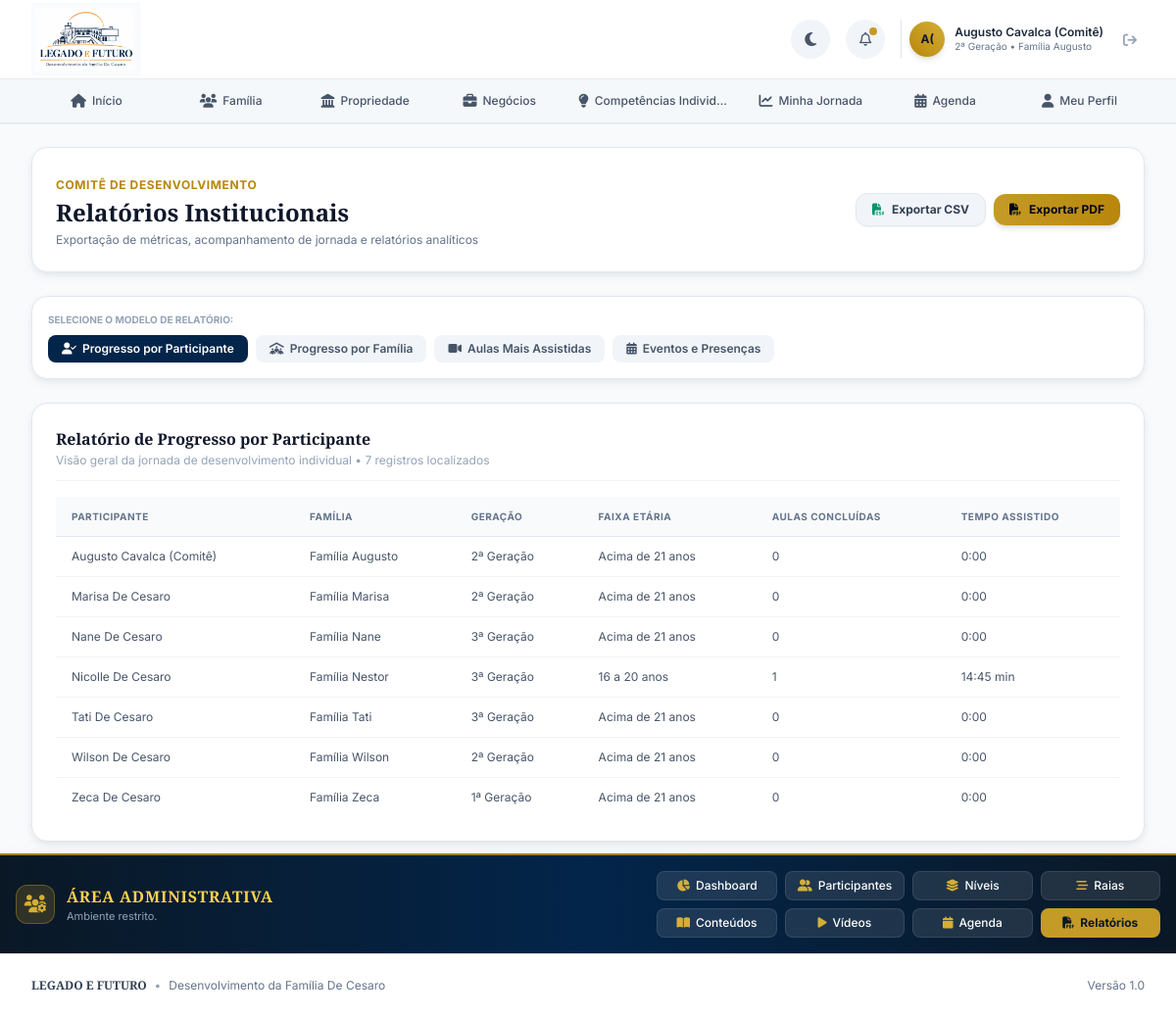
Page /admin/relatorios (signed in) on the committed database.
### tables this page shows
CREATE TABLE IF NOT EXISTS `ctdesenvolvimento_decesaro_usuario` (
  `id` INT UNSIGNED NOT NULL AUTO_INCREMENT,
  `nome` VARCHAR(150) NOT NULL,
  `email` VARCHAR(191) NOT NULL,
  `senha` VARCHAR(255) NOT NULL,
  `data_nascimento` DATE NOT NULL,
  `tipo` ENUM('Normal', 'Admin') NOT NULL DEFAULT 'Normal',
  `familia` ENUM('Nestor', 'Zeca', 'Augusto', 'Wilson', 'Marisa', 'Nane', 'Tati') NOT NULL,
  `geracao` VARCHAR(50) NOT NULL,
  `foto` VARCHAR(255) NULL,
  `status` ENUM('Ativo', 'Inativo') NOT NULL DEFAULT 'Ativo',
  `criado_em` DATETIME NOT NULL DEFAULT CURRENT_TIMESTAMP,
  `atualizado_em` DATETIME NOT NULL DEFAULT CURRENT_TIMESTAMP ON UPDATE CURRENT_TIMESTAMP,
  PRIMARY KEY (`id`),
  UNIQUE KEY `uk_usuario_email` (`email`),
  KEY `ix_usuario_tipo_status` (`tipo`, `status`),
  KEY `ix_usuario_familia` (`familia`),
  KEY `ix_usuario_geracao` (`geracao`)
);

### app/Views/layouts/main.php (the view, shortened to what the rows shown need)
<!DOCTYPE html>
<html lang="pt-BR"
  class="h-full <?= ($isDarkTheme ?? (($_COOKIE['decesaro_theme'] ?? '') === 'escuro')) ? 'dark' : '' ?>">
<head>
  <script src="https://cdn.tailwindcss.com"></script>
  <link rel="stylesheet" href="https://cdnjs.cloudflare.com/ajax/libs/font-awesome/6.5.1/css/all.min.css">
  <link href="https://cdn.jsdelivr.net/npm/select2@4.1.0-rc.0/dist/css/select2.min.css" rel="stylesheet" />
  <link rel="stylesheet"
    href="/desenvolvimento/assets/css/app.css?v=<?= filemtime(BASE_PATH . '/public/assets/css/app.css') ?>">
</head>
<body class="flex flex-col min-h-screen bg-slate-50 dark:bg-[#03254A] text-slate-800 dark:text-slate-100">
  <header
    class="sticky top-0 z-40 bg-white/95 dark:bg-[#03254A]/95 backdrop-blur-md border-b border-slate-200 dark:border-slate-800 shadow-sm">
    <div class="max-w-7xl mx-auto px-4 sm:px-6 lg:px-8">
      <div class="flex items-center justify-between h-16 sm:h-20">
        <a href="/desenvolvimento/inicio" class="flex items-center group py-1"
          title="Plataforma de Desenvolvimento — Legado e Futuro">
          <img id="brand-logo-img" src="/desenvolvimento/assets/img/logo-white.png"
            alt="Legado e Futuro — Desenvolvimento da família De Cesaro" data-base-path="/desenvolvimento/assets/img"
            class="dark:hidden h-14 sm:h-[74px] w-auto object-contain transition-transform">
        </a>
        <div class="flex items-center gap-3 sm:gap-4">
          <button id="theme-toggle-btn"
            class="w-10 h-10 rounded-full flex items-center justify-center bg-slate-100 dark:bg-slate-800 hover:bg-slate-200 dark:hover:bg-slate-700 transition-colors"
            aria-label="Alternar tema claro/escuro" title="Alternar Tema">
            <i id="theme-toggle-icon" class="fa-solid fa-moon text-slate-600 dark:text-amber-400 text-sm"></i>
          </button>
          <?php if ($currentUser): ?>
            <a href="/desenvolvimento/agenda"
              class="w-10 h-10 rounded-full flex items-center justify-center bg-slate-100 dark:bg-slate-800 hover:bg-slate-200 dark:hover:bg-slate-700 transition-colors text-slate-600 dark:text-slate-300 relative"
              title="Agenda e Notificações">
              <i class="fa-regular fa-bell text-sm"></i>
              <span class="absolute top-2 right-2 w-2 h-2 rounded-full bg-amber-500"></span>
            </a>
            <div class="flex items-center gap-2 pl-2 border-l border-slate-200 dark:border-slate-700">
              <a href="/desenvolvimento/perfil" class="flex items-center gap-2.5 group">
                <div
                  class="w-9 h-9 rounded-full bg-gradient-to-tr from-amber-600 to-amber-400 text-slate-900 font-bold flex items-center justify-center text-xs shadow-md group-hover:ring-2 group-hover:ring-amber-400 transition-all">
                  <?= \App\Helpers\Format::initials($currentUser['nome']) ?>
                </div>
                <div class="hidden lg:flex flex-col text-left">
                  <span
                    class="text-xs font-semibold text-slate-800 dark:text-slate-100 group-hover:text-amber-600 dark:group-hover:text-amber-400 transition-colors leading-tight">
                    <?= \App\Helpers\Security::e($currentUser['nome']) ?>
                  </span>
                  <span class="text-[10px] text-slate-500 dark:text-slate-400">
                    <?= \App\Helpers\Security::e($currentUser['geracao']) ?> • Família
                    <?= \App\Helpers\Security::e($currentUser['familia']) ?>
                  </span>
                </div>
              </a>
              <form action="/desenvolvimento/logout" method="POST" class="inline m-0">
                <button type="submit" class="p-2 text-slate-400 hover:text-red-500 transition-colors ml-1"
                  title="Encerrar Sessão">
                  <i class="fa-solid fa-arrow-right-from-bracket text-sm"></i>
                </button>
              </form>
            </div>
          <?php endif; ?>
        </div>
      </div>
    </div>
    <?php if ($currentUser):
      $currentUri = parse_url($_SERVER['REQUEST_URI'] ?? '', PHP_URL_PATH);
      $navItems = [
        ['url' => '/desenvolvimento/inicio', 'label' => 'Início', 'icon' => 'fa-house'],
        ['url' => '/desenvolvimento/familia', 'label' => 'Família', 'icon' => 'fa-users'],
        ['url' => '/desenvolvimento/propriedade', 'label' => 'Propriedade', 'icon' => 'fa-landmark'],
        ['url' => '/desenvolvimento/negocios', 'label' => 'Negócios', 'icon' => 'fa-briefcase'],
        ['url' => '/desenvolvimento/competencias-individuais', 'label' => 'Competências Individuais', 'icon' => 'fa-lightbulb'],
        ['url' => '/desenvolvimento/jornada', 'label' => 'Minha Jornada', 'icon' => 'fa-chart-line'],
        ['url' => '/desenvolvimento/agenda', 'label' => 'Agenda', 'icon' => 'fa-calendar-days'],
        ['url' => '/desenvolvimento/perfil', 'label' => 'Meu Perfil', 'icon' => 'fa-user'],
      ];
      ?>
      <nav class="hidden md:block bg-slate-100/70 dark:bg-[#0c1f2e] border-t border-slate-200/80 dark:border-slate-800">
        <div class="max-w-7xl mx-auto px-4 sm:px-6 lg:px-8">
          <ul class="flex items-center justify-between gap-1 overflow-x-auto py-1">
            <?php foreach ($navItems as $item):
              $isActive = str_starts_with($currentUri, $item['url']);
              ?>
              <li class="flex-1 text-center">
                <a href="<?= $item['url'] ?>"
                  class="flex flex-col lg:flex-row items-center justify-center gap-1 lg:gap-1.5 py-2 px-1.5 lg:px-2.5 rounded-lg text-[11px] lg:text-xs font-medium transition-all <?= $isActive ? 'text-amber-600 dark:text-amber-400 bg-white dark:bg-slate-800 shadow-sm font-bold border-b-2 border-amber-500' : 'text-slate-600 dark:text-slate-300 hover:text-navy-900 dark:hover:text-white hover:bg-white/60 dark:hover:bg-slate-800/60' ?>">
                  <i class="fa-solid <?= $item['icon'] ?> text-sm"></i>
                  <span class="truncate max-w-[140px] xl:max-w-none"><?= $item['label'] ?></span>
                </a>
              </li>
            <?php endforeach; ?>
          </ul>
        </div>
      </nav>
    <?php endif; ?>
  </header>
  <main class="flex-1 w-full max-w-7xl mx-auto px-4 sm:px-6 lg:px-8 pt-4 pb-3 sm:pt-6 sm:pb-3">
    <?= $content ?>
  </main>
  <?php if ($isAdmin && $currentUser): ?>
    <section
      class="bg-gradient-to-r from-navy-950 via-navy-900 to-navy-950 text-white border-t-2 border-amber-500/80 shadow-2xl py-3.5 sm:py-4 px-4 mt-auto">
      <div class="max-w-7xl mx-auto">
        <div class="flex flex-col lg:flex-row items-center justify-between gap-4">
          <div class="flex items-center gap-3 text-center lg:text-left shrink-0">
            <div
              class="w-10 h-10 rounded-xl bg-amber-500/20 border border-amber-500/40 flex items-center justify-center text-amber-400 text-lg shadow-inner">
              <i class="fa-solid fa-users-gear"></i>
            </div>
            <div>
              <h3
                class="text-sm sm:text-base font-bold uppercase tracking-wider text-amber-300 font-serif whitespace-nowrap">
                Área Administrativa
              </h3>
              <p class="text-[11px] text-slate-400">Ambiente restrito.</p>
            </div>
          </div>
          <div class="grid grid-cols-2 sm:grid-cols-4 gap-2 text-xs w-full lg:w-auto">
            <a href="/desenvolvimento/admin"
              class="px-3 py-1.5 rounded-lg bg-white/10 hover:bg-white/20 transition-colors flex items-center justify-center gap-1.5 font-medium border border-white/10 whitespace-nowrap">
              <i class="fa-solid fa-chart-pie text-amber-400"></i><span>Dashboard</span>
            </a>
            <a href="/desenvolvimento/admin/participantes"
              class="px-3 py-1.5 rounded-lg bg-white/10 hover:bg-white/20 transition-colors flex items-center justify-center gap-1.5 font-medium border border-white/10 whitespace-nowrap">
              <i class="fa-solid fa-user-group text-amber-400"></i><span>Participantes</span>
            </a>
            <a href="/desenvolvimento/admin/niveis"
              class="px-3 py-1.5 rounded-lg bg-white/10 hover:bg-white/20 transition-colors flex items-center justify-center gap-1.5 font-medium border border-white/10 whitespace-nowrap">
              <i class="fa-solid fa-layer-group text-amber-400"></i><span>Níveis</span>
            </a>
            <a href="/desenvolvimento/admin/raias"
              class="px-3 py-1.5 rounded-lg bg-white/10 hover:bg-white/20 transition-colors flex items-center justify-center gap-1.5 font-medium border border-white/10 whitespace-nowrap">
              <i class="fa-solid fa-bars-staggered text-amber-400"></i><span>Raias</span>
            </a>
            <a href="/desenvolvimento/admin/conteudos"
              class="px-3 py-1.5 rounded-lg bg-white/10 hover:bg-white/20 transition-colors flex items-center justify-center gap-1.5 font-medium border border-white/10 whitespace-nowrap">
              <i class="fa-solid fa-book-open text-amber-400"></i><span>Conteúdos</span>
            </a>
            <a href="/desenvolvimento/admin/videos"
              class="px-3 py-1.5 rounded-lg bg-white/10 hover:bg-white/20 transition-colors flex items-center justify-center gap-1.5 font-medium border border-white/10 whitespace-nowrap">
              <i class="fa-solid fa-play text-amber-400"></i><span>Vídeos</span>
            </a>
            <a href="/desenvolvimento/admin/agenda"
              class="px-3 py-1.5 rounded-lg bg-white/10 hover:bg-white/20 transition-colors flex items-center justify-center gap-1.5 font-medium border border-white/10 whitespace-nowrap">
              <i class="fa-solid fa-calendar text-amber-400"></i><span>Agenda</span>
            </a>
            <a href="/desenvolvimento/admin/relatorios"
              class="px-3 py-1.5 rounded-lg bg-amber-500 hover:bg-amber-600 text-navy-950 font-bold transition-all shadow-md flex items-center justify-center gap-1.5 whitespace-nowrap">
              <i class="fa-solid fa-file-pdf"></i><span>Relatórios</span>
            </a>
          </div>
        </div>
      </div>
    </section>
  <?php endif; ?>
  <footer
    class="bg-white dark:bg-[#071018] border-t border-slate-200 dark:border-slate-800/80 py-6 text-xs text-slate-500 dark:text-slate-400 transition-colors">
    <div
      class="max-w-7xl mx-auto px-4 sm:px-6 lg:px-8 flex flex-col sm:flex-row items-center justify-between gap-3 text-center sm:text-left">
      <div class="flex items-center gap-2">
        <span class="font-serif font-bold text-slate-700 dark:text-slate-300">LEGADO E FUTURO</span>
        <span class="text-slate-400 dark:text-slate-600">•</span>
        <span>Desenvolvimento da Família De Cesaro</span>
      </div>
      <div>
        <span>Versão 1.0</span>
      </div>
    </div>
  </footer>
</body>
</html>

### app/Helpers/Router.php (shortened to what the rows shown need)
<?php
class Router
{
    private static array $routes = [];
    public static function add(string $method, string $path, array|callable $handler, array $middlewares = []): void
    {
        self::$routes[] = [
            'method' => strtoupper($method),
            'path' => rtrim($path, '/') === '' ? '/' : rtrim($path, '/'),
            'handler' => $handler,
            'middlewares' => $middlewares
        ];
    }
    public static function dispatch(): void
    {
        $method = $_SERVER['REQUEST_METHOD'] ?? 'GET';
        $uri = parse_url($_SERVER['REQUEST_URI'] ?? '/', PHP_URL_PATH);
        $appPath = rtrim(parse_url(\Config\App::url(), PHP_URL_PATH) ?? '', '/');
        $candidates = array_unique(array_filter([
            $appPath . '/public',
            $appPath,
            '/desenvolvimento/public',
            '/desenvolvimento',
            '/public'
        ]));
        foreach ($candidates as $cand) {
            if ($cand !== '' && str_starts_with($uri, $cand)) {
                $uri = substr($uri, strlen($cand));
                break;
            }
        }
        $uri = rtrim($uri, '/') === '' ? '/' : rtrim($uri, '/');
        foreach (self::$routes as $route) {
            if ($route['method'] !== $method) {
                continue;
            }
            $pattern = preg_replace('/\{([a-zA-Z0-9_]+)\}/', '(?P<$1>[^/]+)', $route['path']);
            $pattern = "#^{$pattern}$#";
            if (preg_match($pattern, $uri, $matches)) {
                $params = array_filter($matches, 'is_string', ARRAY_FILTER_USE_KEY);
                $handler = $route['handler'];
                if (is_array($handler) && count($handler) === 2) {
                    [$class, $action] = $handler;
                    if (class_exists($class)) {
                        $controller = new $class();
                        if (method_exists($controller, $action)) {
                            call_user_func_array([$controller, $action], $params);
                            return;
                        }
                    }
                }
            }
        }
    }
}

### rows in the picture
ctdesenvolvimento_decesaro_usuario: nome "A(", nome "Augusto Cavalca (Comitê)", geracao "2ª Geração", familia "Augusto"

### other values in the picture
$item['label'] "Início"
$item['label'] "Família"
$item['label'] "Propriedade"
$item['label'] "Negócios"
$item['label'] "Competências Individ…"
$item['label'] "Minha Jornada"
$item['label'] "Agenda"
$item['label'] "Meu Perfil"
count($rows) "7"
